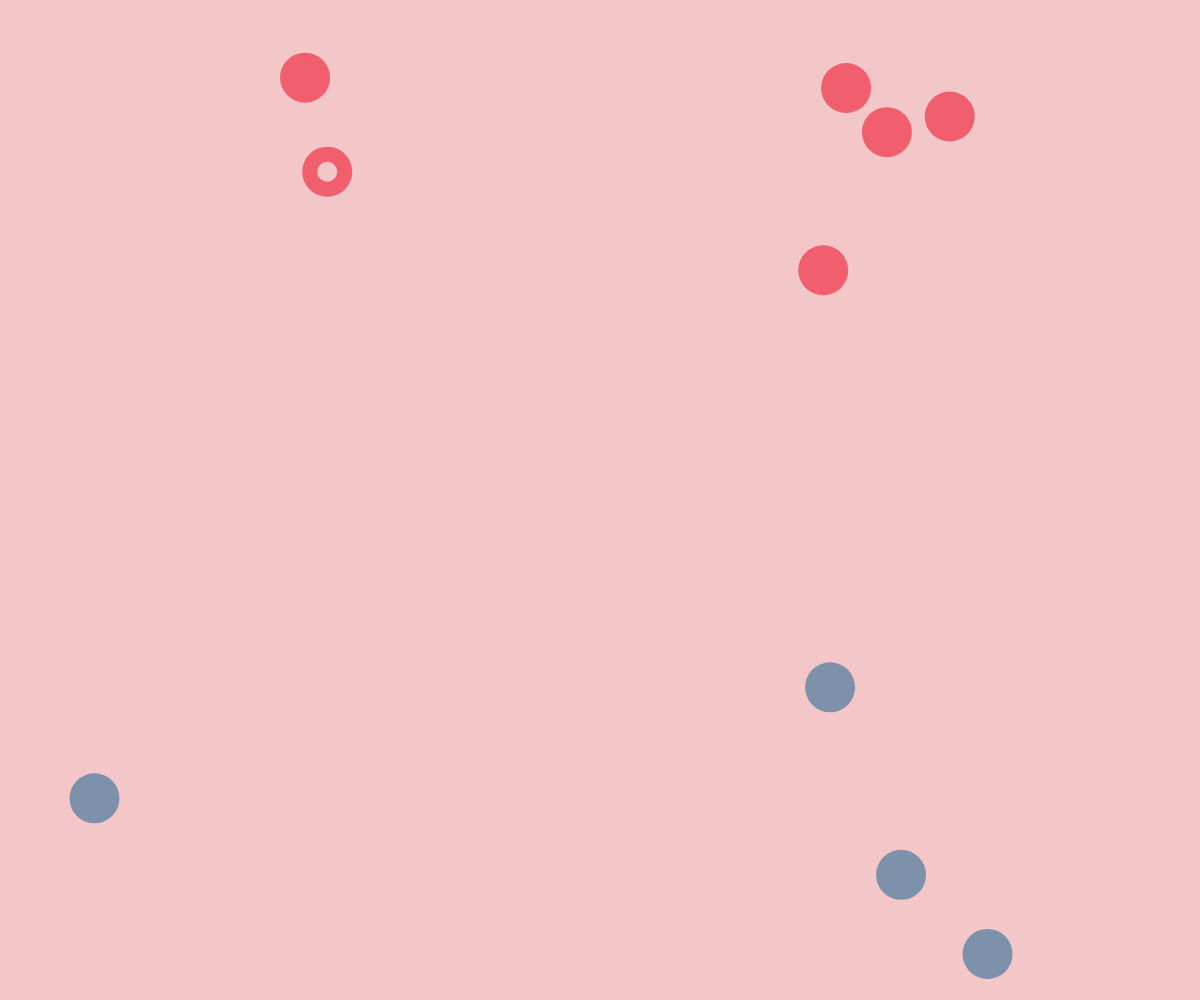
Frame 1 (no input)
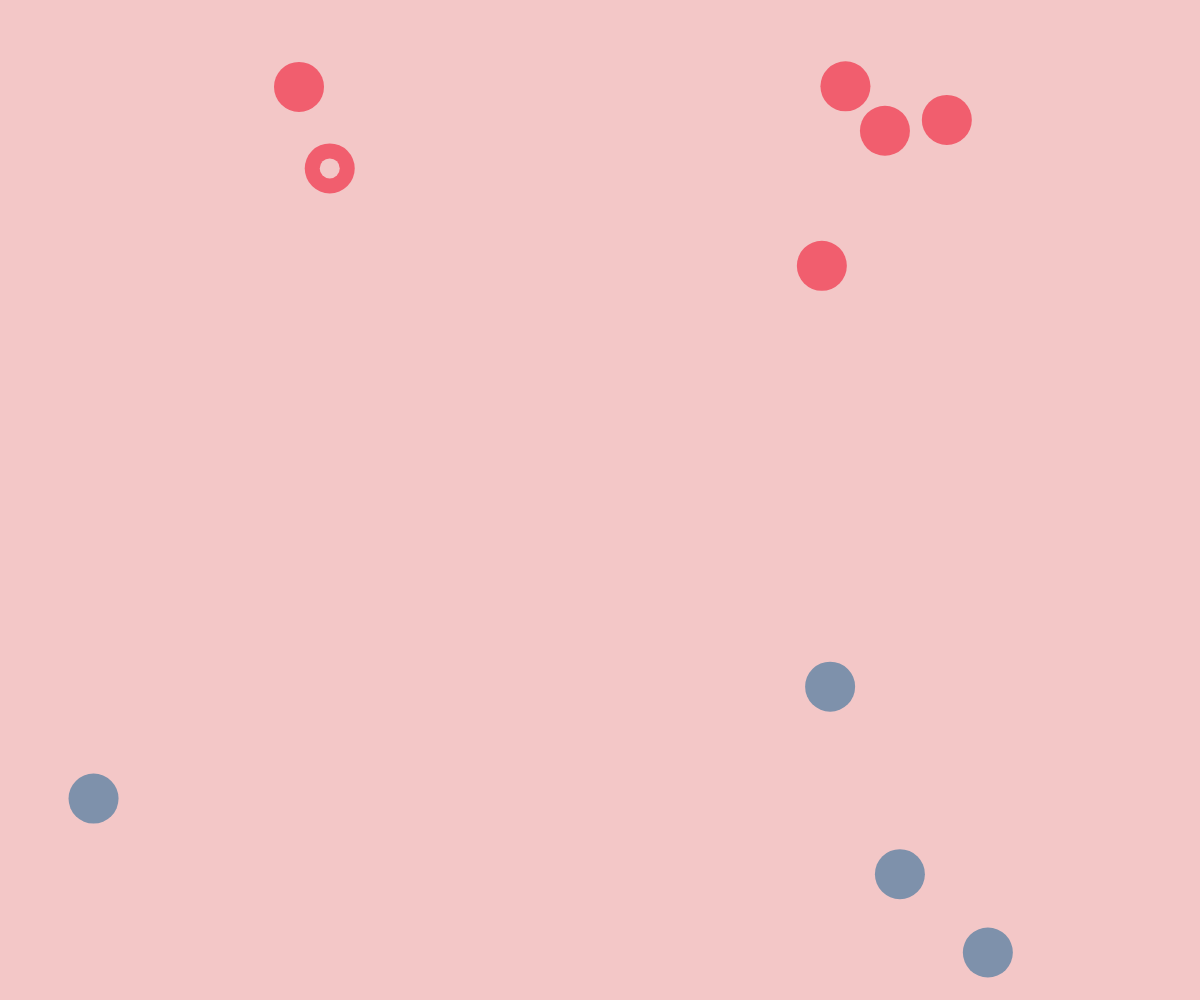
Frame 60 (no input)
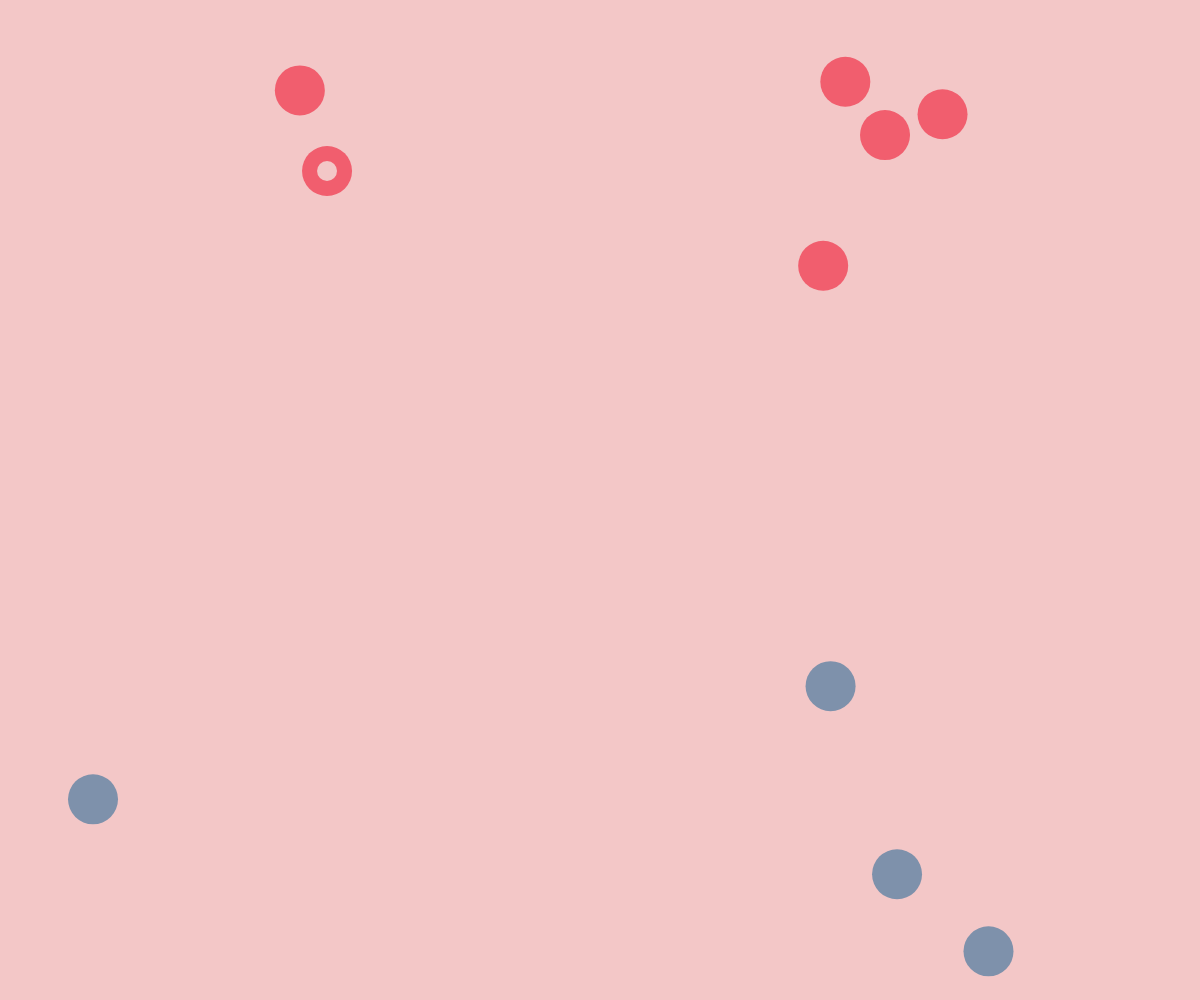
Frame 120 (the mouse pressed at the canvas centre since frame 60)

The p5.js sketch that drew these frames (run headless with seeded random() and noise() and a simulated clock; from frame 60 on, the mouse is pressed at the canvas centre):

// p5.js sketch
// ── sketch.js
var pink = '#F3C7C7';
var redColor = '#F15E6E';
var blueColor = '#7E91AB';
var white = '#fffff';
var d;
// var randomX;
// var randomY;
// 	randomX = [random(d, width/6), random(width/6, width/3), random(width/3, width/2), random(width/2, (width/3)*2), random((width/3)*2, (width/6)*5), random((width/6)*5, width-d)];
// 	randomY = [random(d, height/3), random(d, height/3), random(d, height/3), random(d, height/3), random(d, height/3), random(d, height/3), ];

var manic1;
var manic2;
var manic3;
var manic4;
var manic5;
var manic6;
var s;

function setup() {
  createCanvas(windowWidth, windowHeight);
	noStroke();

 //  // Create object
 //  manic1 = new manic();
 //  manic2 = new manic();
 //  manic3 = new manic();
 //  manic4 = new manic();
	// manic5 = new manic();
	// manic6 = new manic();

	// depress1 = new depress();
 //  depress2 = new depress();
 //  depress3 = new depress();
 //  depress4 = new depress();


  manic1 = new Ball(true);
  manic2 = new Ball(true);
  manic3 = new Ball(true);
  manic4 = new Ball(true);
  manic5 = new Ball(true);
  manic6 = new Ball(true);

  depress1 = new Ball(false);
  depress2 = new Ball(false);
  depress3 = new Ball(false);
  depress4 = new Ball(false);

  s = "";

}

function draw() {
  background(pink);

	push();
	fill(redColor);
  manic1.move();
  manic1.display();
  manic2.move();
  manic2.display();
  manic3.move();
  manic3.display();
  manic4.move();
  manic4.display();
	manic5.move();
  manic5.display();
	manic6.move();
  manic6.display();
	pop();

	push();
	fill(blueColor);
  depress1.move();
  depress1.display();
  depress2.move();
  depress2.display();
  depress3.move();
  depress3.display();
  depress4.move();
  depress4.display();
	pop();

	push();
	fill(pink);
	ellipse(manic5.x, manic5.y, 20, 20);
  if (mouseX > (manic1.x-manic1.r) && mouseX < (manic1.x+manic1.r) && mouseY > (manic1.y-manic1.r) && mouseY < (manic1.y+manic1.r)) {
    s = 'Hyped up on Bitmokis and college apartment heaven on craigslist. cannot sleep. cannot calm down. too many possibilities. future!!!! 7/3/15'.toUpperCase();
	} else if (mouseX > (manic2.x-manic2.r) && mouseX < (manic2.x+manic2.r) && mouseY > (manic2.y-manic2.r) && mouseY < (manic2.y+manic2.r)) {
    s = 'I AM IN A GREAT MOOD!!!!!!!!!!!!!!!!!!!!!!!!!!!!! IT’S A GREAT DAY!!!!!!!!!!!!!!!!';
	} else if (mouseX > (manic3.x-manic3.r) && mouseX < (manic3.x+manic3.r) && mouseY > (manic3.y-manic3.r) && mouseY < (manic3.y+manic3.r)) {
    s = 'My therapist once told me "If people average 50 thoughts per minute, you must average 150" That’s when I realized my mind is a constant rapid whirlwind of thoughts, more thoughts than others usually have, and that’s why I am always buzzing. Always thinking. Always over-thinking.';
	} else if (mouseX > (manic4.x-manic4.r) && mouseX < (manic4.x+manic4.r) && mouseY > (manic4.y-manic4.r) && mouseY < (manic4.y+manic4.r)) {
    s = 'When you’re hyped up on coffee and Scout events and free pizza and your body doesn’t feel like it can contain the emotion...and suddenly your hype is deflated but that energy is still buzzing in your chest and now it’s really negative, embarrassed energy and not excited energy but close to excited, but not excited, it’s sad and now the negative energy is taking up all this space and you want to explode into star dust and tears at the same time 12/16/16';
	} else if (mouseX > (manic5.x-manic5.r) && mouseX < (manic5.x+manic5.r) && mouseY > (manic5.y-manic5.r) && mouseY < (manic5.y+manic5.r)) {
    s = 'I AM IN A GREAT MOOD!!!!!!!!!!!!!!!!!!!!!!!!!!!!! IT’S A GREAT DAY!!!!!!!!!!!!!!!!';
	} else if (mouseX > (manic6.x-manic6.r) && mouseX < (manic6.x+manic6.r) && mouseY > (manic6.y-manic6.r) && mouseY < (manic6.y+manic6.r)) {
    s = 'Since I was a kid, when I get really, really excited, I clench my jaw shut and close my eyes tight and squeeze my hands together under my chin with my forearms pressed into my chest. I don`t know why I do it, and if Im having a really good day my jaw literally starts to ache after a while and it`s not comfortable. I think it`s a way to cope with the feelings that inflate my chest and cannot be contained or ignored. Now that I`m older I only do this when I`m alone (or when I forget I`m around people). My dad pointed it out to me last summer.';
	} else if (mouseX > (depress1.x-depress1.r) && mouseX < (depress1.x+depress1.r) && mouseY > (depress1.y-depress1.r) && mouseY < (depress1.y+depress1.r)) {
    s = 'I AM IN A GREAT MOOD!!!!!!!!!!!!!!!!!!!!!!!!!!!!! IT’S A GREAT DAY!!!!!!!!!!!!!!!!';
	} else if (mouseX > (depress2.x-depress2.r) && mouseX < (depress2.x+depress2.r) && mouseY > (depress2.y-depress2.r) && mouseY < (depress2.y+depress2.r)) {
    s = 'I AM IN A GREAT MOOD!!!!!!!!!!!!!!!!!!!!!!!!!!!!! IT’S A GREAT DAY!!!!!!!!!!!!!!!!';
	} else if (mouseX > (depress3.x-depress3.r) && mouseX < (depress3.x+depress3.r) && mouseY > (depress3.y-depress3.r) && mouseY < (depress3.y+depress3.r)) {
    s = 'I AM IN A GREAT MOOD!!!!!!!!!!!!!!!!!!!!!!!!!!!!! IT’S A GREAT DAY!!!!!!!!!!!!!!!!';
	} else if (mouseX > (depress4.x-depress4.r) && mouseX < (depress4.x+depress4.r) && mouseY > (depress4.y-depress4.r) && mouseY < (depress4.y+depress4.r)) {
    s = 'I AM IN A GREAT MOOD!!!!!!!!!!!!!!!!!!!!!!!!!!!!! IT’S A GREAT DAY!!!!!!!!!!!!!!!!';
	} else {
    s = '';
  }
  fill(0);
  textAlign(LEFT);
  rectMode(CENTER);
  text(s, width/2, height/2, 500, 100);
	pop();

}

// // manic class
// function manic() {
// 	this.r = 25;
//   this.x = random(this.r, width-this.r);
//   this.y = random(this.r, height/3);

//   this.move = function() {
//     this.x += random(-1, 1);
//     this.y += random(-1, 1);
//   };

//   this.display = function() {
//     ellipse(this.x, this.y, this.r*2, this.r*2);
//   };
// }

// // depressive class
// function depress() {
// 	this.r = 25;
//   this.x = random(this.r, width-this.r);
//   this.y = random(2*height/3, height-this.r);

//   this.move = function() {
//     this.x += random(-.25, .25);
//     this.y += random(-.25, .25);
//   };

//   this.display = function() {
//     ellipse(this.x, this.y, this.r*2, this.r*2);
//   };
// }

// ── Ball.js

// Generic Ball class
class Ball {

    // Constructor function, used to create new instances
    constructor(maniac) {
        this.maniac = maniac;
        this.r = 25;
        this.x = random(this.r, width - this.r);

        if (this.maniac == true) {
            this.y = random(this.r, height / 3);
        } else {
            this.y = random(0.666 * height, height - this.r);
        }
    }

    // METHODS
    move() {
        let cap = this.maniac == true ? 1 : 0.25;
        this.x += random(-cap, cap);
        this.y += random(-cap, cap);
    }

    display() {
        ellipse(this.x, this.y, 2 * this.r, 2 * this.r);
    }
}
// ── Billboard.js
class Billboard {

  constructor(message) {
    this.message = message;
    //fixed values
    this.x = width/2;
    this.y = height/2;
  }

  displayTitle() {
    push();
    rectMode(CENTER);
    fill('#C1C4E1');
    rect(this.x + 10, this.y + 10, 600, 265, 20);
    fill(255);
    rect(this.x, this.y, 600, 265, 20);
    fill('#D3D0E4');
    textAlign(CENTER);
    textStyle(ITALIC);
    textFont('bitter');
    textSize(36);
    text('Some Things on Cyclothymia', this.x, this.y);
    pop();
  }

  displayMsg() {
    push();
    rectMode(CENTER);
    fill(255);
    rect(this.x, this.y, 600, 265, 20);
    fill(0);
    textAlign(LEFT);
    textFont('asap');
    textSize(16);
    text(this.message, this.x, this.y, 500, 165);
    pop();
  }


}

// ── Textmsg.js

// Generic Ball class
class Textmsg {

    // Constructor function, used to create new instances
    constructor(piece, xpos) {
        // Taken from the constructor
        this.piece = piece
        if (xpos != null) {
            this.x = xpos;
        } else {
            this.x = random(this.r, width - this.r);
        }

        // Fixed values for all balls
        this.r = 30;
        this.intialR = 0;
        this.wiggleRange = 1;
        this.easeRange = 20;
        this.grow = random(1.5, 2.5);
        this.delay = random(0, 15);

        this.textScale = 0.10;
        this.targetScale = 0.10;

        // Some randomly generated values
        this.easing = 0.05 + random(-0.01, 0.01);  // add a little variation so that all balls don't pulse at the exact same rate

        // Values that depend on `maniacness`
        if (this.piece.maniac == true) {
            this.y = random(this.r, height / 4);
            this.color = redColor;
        } else {
            this.y = random(height * .75, height - this.r);
            this.color = blueColor;
        }

        // Initiate target for sidewayseased movement
        this.targetX = this.x;
    }

    // METHODS
    move() {
        // Wiggle or ease sideways
        if (this.piece.maniac == true) {
            this.x += random(-this.wiggleRange, this.wiggleRange);
            this.y += random(-this.wiggleRange, this.wiggleRange);
            if (this.y < this.r) {
              this.y = this.r;
            }
            if (this.y > height/4 - this.r) {
              this.y = height/4 - this.r;
            }
            if (this.x > width+this.r) {
              this.y = width+this.r;
            }
            if (this.x < this.r) {
              this.x = this.r;
            }
        } else {
            let dx = (this.targetX - this.x);
            this.x += this.easing * dx;
            if (abs(dx) < 0.1) {
                // Use the direction of the ball to go to the other side
                if (dx > 0) {
                    this.targetX = this.x - this.easeRange;
                } else {
                    this.targetX = this.x + this.easeRange;
                }
            }
        }
    }

    display() {
        push();
        fill(this.color);
        translate(this.x, this.y);
        scale(this.textScale);
        rectMode(CENTER);
        textAlign(LEFT, CENTER);
        text(this.piece.message, 0, 0, 250, 500);
        pop();
    }

    update() {
      let ds = (this.targetScale - this.textScale);
      this.textScale += this.easing * ds;
    }

    // Returns true if the coordinates are inside this ball
    isInside(xpos, ypos) {
        if (dist(this.x, this.y, xpos, ypos) < this.r) {
            return true;
            this.r += 5;
        }
        return false;
        this.r = 30;
    }

    expand() {
      this.targetScale = 1.0;
    }
}

// ── Title.js
class Title {

  constructor() {
    //fixed values
    this.x = width/2;
    this.y = height/2;
  }

  displayTitle() {
    push();
    fill('#DEDBEE');
    textAlign(CENTER);
    textStyle(ITALIC);
    textFont('bitter');
    textSize(70);
    text('Some Things on Cyclothymia', this.x, this.y);
    pop();
  }


}

// ── data.js
// We will store all the message data as a json object containing an
// array of objects, each one defining key-value pairs of things such as
// the message, the date, whether if the message is maniac or depressing, etc...

var data = {
	pieces: [
		{ 	id: 1,
			maniac: false,
			date: "10/11/16",
			message: '"u ever get hit with such a huge wave of vague, overwhelming emotions and don’t know how to process the sudden rush of feeling in your stomach so you just wanna scream for no reason but ur in public"'
		},
		{
			id: 2,
			maniac: true,
			date: "",   // note this has no date, so use empty string to avoid nullpointer errors
			message: "Since I was a kid, when I get really, really excited, I clench my jaw shut and close my eyes tight and squeeze my hands together under my chin with my forearms pressed into my chest. I don't know why I do it, and if I'm having a really good day my jaw literally starts to ache after a while and it's not comfortable. I think it's a way to cope with the feelings that inflate my chest and cannot be contained or ignored. Now that I'm older I only do this when I'm alone (or when I forget I'm around people). My dad pointed it out to me last summer."
		},
		{
			id: 3,
			maniac: true,
			date: "7/3/15",
			message: '"HYPED UP ON BITMOJIS AND COLLEGE APARTMENT HEAVEN ON CRAIGSLIST.CANNOT SLEEP. CANNOT CALM DOWN. TOO MANY POSSIBILITIES. FUTURE!!!"'  // note the use of single quotes here to wrap double quotes!
		},
		{
			id: 4,
			maniac : true,
			date: "",
			message: 'My therapist once told me "If people average 50 thoughts per minute, you must average 150" That’s when I realized my mind is a constant rapid whirlwind of thoughts, more thoughts than others usually have, and that’s why I am always buzzing. Always thinking. Always over-thinking.'
		},
		{
			id: 5,
			maniac: true,
			date: "12/16/16",
			message: '"When you’re hyped up on coffee and Scout events and free pizza and your body doesn’t feel like it can contain the emotion...and suddenly your hype is deflated but that energy is still buzzing in your chest and now it’s really negative, embarrassed energy and not excited energy but close to excited, but not excited, it’s sad and now the negative energy is taking up all this space and you want to explode into star dust and tears at the same time"'
		},
		{
			id: 6,
			maniac: true,
			date: "4/15/15",
			message: '"I FEEL REALLY GOOD ABOUT MY LIFE I DONT KNOW WHEN I TRANSITIONED INTO HAPPY AGAIN BUT IM LOVING IT LETS GO ITS A NEW PHASE OF LIFE AND IM FINALLY STARTING TO LET GO OF THE PAST"'
		},
		{
			id: 7,
			maniac: true,
			date: "9/23/16",
			message: '"I AM IN A GREAT MOOD!!!!!!!!!!!!!!!!!!!!!!!!!!!!! IT’S A GREAT DAY!!!!!!!!!!!!!!!!"'
		},
		{
			id: 8,
			maniac: false,
			date: "3/30/2016",
			message: '"I don’t understand why my emotions are so, so up and down. In Lisbon I felt like nothing would ever hurt again, and now I’m in Madrid and wondering why I am in Europe at all. I don’t get it. Why do I have to be so manic depressive?"'
		},
		{
			id: 6,
			maniac: false,
			date: "8/1/16",
			message: '"Still fighting off this invading feeling of melancholy and grayness and trying to feel happy and do fun things, and I just want to want to leave my apartment to have fun instead of feeling exhausted and bored and uninterested 100% of the time and why don’t I find joy in things I usually find joy in??!"'
		},
		{
			id: 9,
			maniac: false,
			date: "9/18/15",
			message: '"I feel an inexplicable weight on my face. Like my eyes feel heavier and my cheeks are heavier so I can’t smile or make expressions or do anything but sit dead face. My faces feels dead, that’s it. Which is not cool, because I am supposed to be a happy, bubbly, fun-loving person, who’s always positive and doesn’t let things get to her and keeps her emotions in tact. But here I am, feeling dead"'
		}
	]
};

// ── msg.js
class Msg {

  constructor(msg) {
    this.msg = msg;
    //fixed values
    this.x = width/2;
    this.y = height/2;
  }

  display() {
    push();
    rectMode(CENTER);
    fill(255);
    rect(this.x, this.y, 600, 265, 20);
    fill(0);
    textAlign(LEFT);
    textFont('asap');
    textSize(16);
    text(this.msg, this.x, this.y, 500, 165);
    pop();
  }


}
